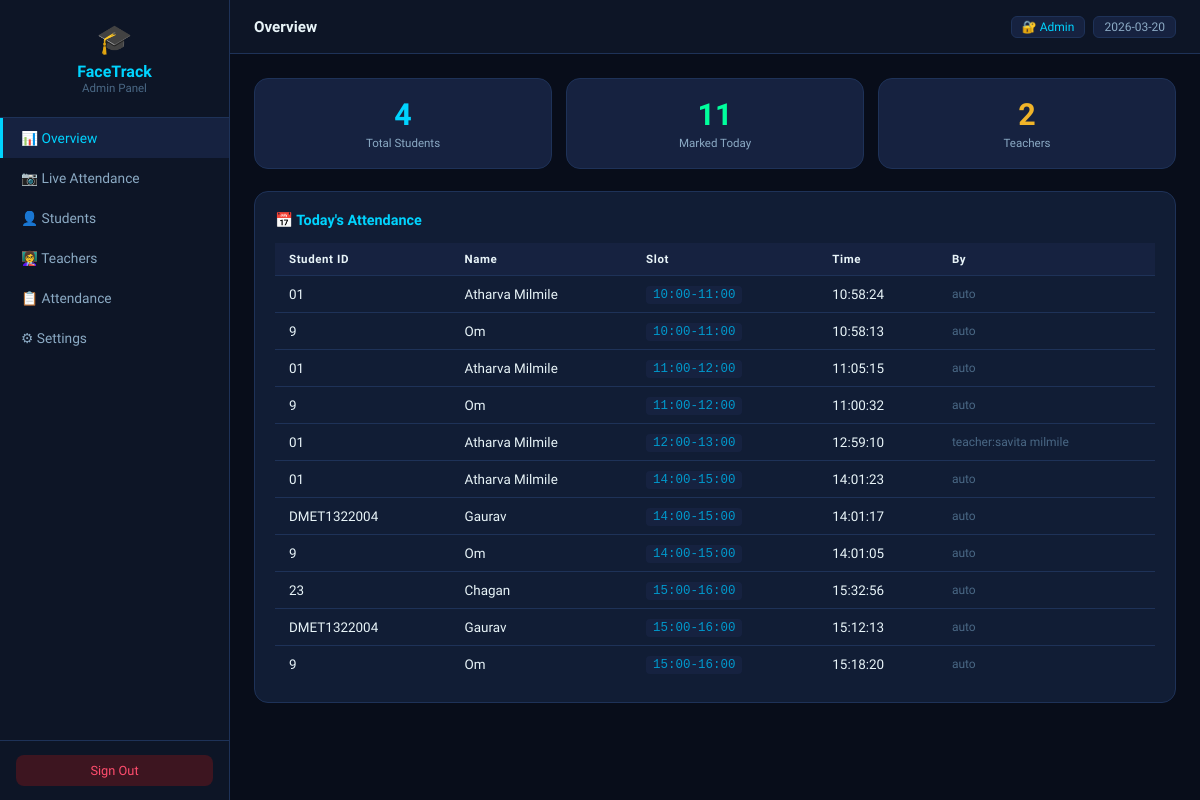
Before: /admin (signed in) with the older database file.
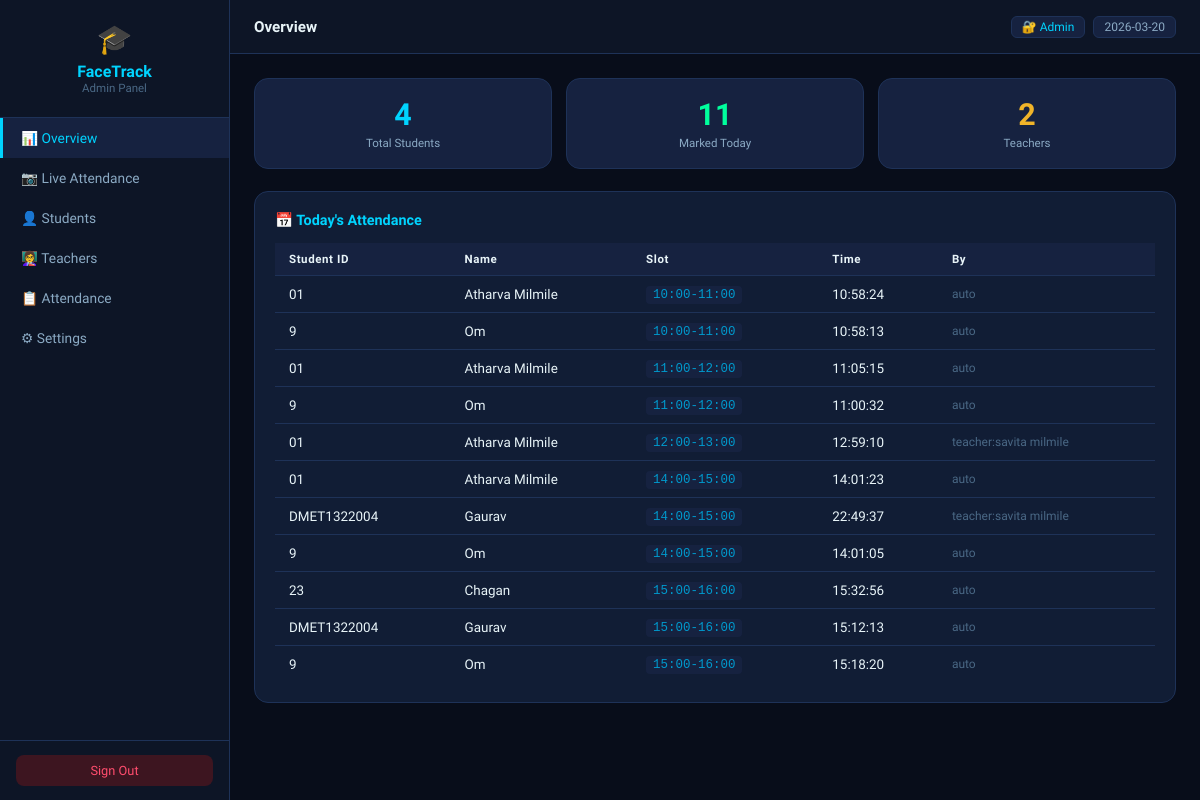
After: the same page with the newer database file.
### tables this page shows
CREATE TABLE attendance (
            id          INTEGER PRIMARY KEY AUTOINCREMENT,
            student_id  TEXT    NOT NULL,
            name        TEXT    NOT NULL,
            date        TEXT    NOT NULL,
            time        TEXT    NOT NULL,
            marked_at   TIMESTAMP DEFAULT CURRENT_TIMESTAMP, session TEXT NOT NULL DEFAULT 'Morning', status TEXT NOT NULL DEFAULT 'Present', slot TEXT NOT NULL DEFAULT '', marked_by TEXT DEFAULT 'auto',
            FOREIGN KEY (student_id) REFERENCES students(student_id)
        );

### app.py (the view)
@app.route("/admin")
@require_role("admin")
def admin_dashboard():
    today       = date.today().strftime("%Y-%m-%d")
    today_recs  = database.get_attendance_by_date(today)
    settings    = database.get_all_settings()
    return render_template("admin/dashboard.html",
        students        = database.get_all_students_info(),
        teachers        = database.get_all_teachers(),
        records         = database.get_all_attendance()[:200],
        today_records   = today_recs,
        today_count     = len(today_recs),
        total_students  = len(database.get_all_students_info()),
        total_teachers  = len(database.get_all_teachers()),
        slots           = database.get_slots(),
        classes         = database.get_all_classes(),
        settings        = settings,
        today           = today,
        camera_running  = camera_running,
    )

### app.py (called while the page is built)
def require_role(*roles):
    from functools import wraps
    def decorator(f):
        @wraps(f)
        def wrapped(*args, **kwargs):
            if "role" not in session or session["role"] not in roles:
                if request.headers.get("X-Requested-With") == "XMLHttpRequest" \
                   or request.is_json \
                   or request.method == "POST":
                    return jsonify({"ok": False, "msg": "Session expired. Please log in again."}), 401
                return redirect(url_for("login"))
            return f(*args, **kwargs)
        return wrapped
    return decorator

### database.py (called while the page is built)
def get_connection():
    os.makedirs("data", exist_ok=True)
    conn = sqlite3.connect(DB_PATH)
    conn.row_factory = sqlite3.Row
    return conn

def get_slots() -> list:
    s = get_all_settings()
    from datetime import datetime, timedelta
    fmt   = "%H:%M"
    cur   = datetime.strptime(s.get("day_start","09:00"), fmt)
    end   = datetime.strptime(s.get("day_end","17:00"), fmt)
    b_s   = datetime.strptime(s.get("break_start","13:00"), fmt)
    b_e   = datetime.strptime(s.get("break_end","14:00"), fmt)
    delta = timedelta(minutes=int(s.get("slot_duration","60")))
    slots = []
    while cur < end:
        nxt = min(cur + delta, end)
        if cur >= b_e or nxt <= b_s:
            slots.append({"label": f"{cur.strftime(fmt)}-{nxt.strftime(fmt)}",
                          "start": cur.strftime(fmt), "end": nxt.strftime(fmt)})
        cur = nxt
    return slots

def get_all_teachers():
    conn=get_connection();c=conn.cursor()
    c.execute("SELECT id,teacher_id,name,email,subject,class_assigned,created_at FROM teachers ORDER BY name")
    r=c.fetchall();conn.close();return [dict(x) for x in r]

def get_all_settings():
    conn=get_connection();c=conn.cursor()
    c.execute("SELECT key,value FROM settings")
    r=c.fetchall();conn.close();return {x["key"]:x["value"] for x in r}

def get_all_students_info():
    conn=get_connection();c=conn.cursor()
    c.execute("SELECT student_id,name,class_name,branch,dob,registered_at FROM students ORDER BY name")
    r=c.fetchall();conn.close();return [dict(x) for x in r]

def get_all_classes():
    conn=get_connection();c=conn.cursor()
    c.execute("SELECT DISTINCT class_name FROM students WHERE class_name!='' ORDER BY class_name")
    r=c.fetchall();conn.close();return [x["class_name"] for x in r]

### templates/admin/dashboard.html (shortened to what this page needs)
<!DOCTYPE html>
<html lang="en">
<head>
<link rel="stylesheet" href="/static/css/shared.css">
</head>
<body>
<div class="sidebar">
  <div class="sb-logo"><div class="icon">🎓</div><h2>FaceTrack</h2><p>Admin Panel</p></div>
  <nav>
    <div class="nav-item active" onclick="show('overview')">📊 Overview</div>
    <div class="nav-item" onclick="show('live')">📷 Live Attendance</div>
    <div class="nav-item" onclick="show('students')">👤 Students</div>
    <div class="nav-item" onclick="show('teachers')">👩‍🏫 Teachers</div>
    <div class="nav-item" onclick="show('attendance')">📋 Attendance</div>
    <div class="nav-item" onclick="show('settings')">⚙ Settings</div>
  </nav>
  <div class="sb-footer"><a href="/logout" class="logout-a">Sign Out</a></div>
</div>
<div class="main">
  <div class="topbar">
    <h1 id="sec-title">Overview</h1>
    <div style="display:flex;gap:8px">
      <span class="tbadge" style="color:var(--accent)">🔐 Admin</span>
      <span class="tbadge" style="color:var(--text2)">{{ today }}</span>
    </div>
  </div>
  <div class="content">
    <div class="sec active" id="s-overview">
      <div class="stats cols3">
        <div class="sc c-cyan"><div class="num" id="ov-students">{{ total_students }}</div><div class="lbl">Total Students</div></div>
        <div class="sc c-green"><div class="num" id="ov-today">{{ today_count }}</div><div class="lbl">Marked Today</div></div>
        <div class="sc c-amber"><div class="num" id="ov-teachers">{{ total_teachers }}</div><div class="lbl">Teachers</div></div>
      </div>
      <div class="card">
        <h3 style="color:var(--accent)">📅 Today's Attendance</h3>
        <div class="tbl-wrap"><table>
          <thead><tr><th>Student ID</th><th>Name</th><th>Slot</th><th>Time</th><th>By</th></tr></thead>
          <tbody id="ov-tbody">
            {% for r in today_records %}
            <tr><td>{{ r.student_id }}</td><td>{{ r.name }}</td>
              <td><span class="slot-code">{{ r.slot }}</span></td>
              <td>{{ r.time }}</td>
              <td style="color:var(--text3);font-size:.75rem">{{ r.marked_by }}</td></tr>
            {% else %}
            <tr><td colspan="5" style="text-align:center;color:var(--text3);padding:24px">No attendance yet today.</td></tr>
            {% endfor %}
          </tbody>
        </table></div>
      </div>
    </div>
  </div>
</div>
</body>
</html>

### static/css/shared.css (style rules this page uses)
*,*::before,*::after { box-sizing:border-box;margin:0;padding:0 }
:root { --bg:#080d1a;--surface:#0d1526;--glass:#111d35;--glass2:#162240; --border:#1e3258;--border2:#2a4a7f; --accent:#00d4ff;--accent2:#0099cc; --danger:#ff4d6d;--success:#00ff9d;--warning:#f0b429;--purple:#7c3aed; --text:#e8f4f8;--text2:#8baac4;--text3:#4a6885; }
body { font-family:'Sora',sans-serif;background:var(--bg);color:var(--text);display:flex;min-height:100vh; }
.sidebar { width:230px;background:var(--surface);border-right:1px solid var(--border); display:flex;flex-direction:column;flex-shrink:0;position:sticky;top:0;height:100vh;overflow-y:auto; }
.sb-logo { padding:22px 18px;border-bottom:1px solid var(--border);text-align:center; }
.sb-logo .icon { font-size:1.8rem; }
.sb-logo h2 { font-size:1rem;font-weight:700;margin-top:6px; }
.sb-logo p { font-size:.72rem;color:var(--text3); }
.nav-item { display:flex;align-items:center;gap:10px;padding:12px 18px;cursor:pointer; font-size:.86rem;color:var(--text2);border-left:3px solid transparent;transition:all .18s; }
.nav-item.active { background:var(--glass2);border-left-color:currentColor; }
.sb-footer { margin-top:auto;padding:14px 16px;border-top:1px solid var(--border); }
.logout-a { display:block;text-align:center;padding:8px;background:#3d1520; color:var(--danger);border-radius:8px;text-decoration:none;font-size:.8rem;transition:all .2s; }
.main { flex:1;overflow-y:auto;display:flex;flex-direction:column; }
.topbar { background:var(--surface);border-bottom:1px solid var(--border); padding:0 24px;height:54px;display:flex;align-items:center; justify-content:space-between;position:sticky;top:0;z-index:50;flex-shrink:0; }
.topbar h1 { font-size:.95rem;font-weight:600; }
.tbadge { background:var(--glass2);border:1px solid var(--border);border-radius:6px; padding:3px 10px;font-size:.75rem; }
.content { padding:24px;flex:1; }
.sec { display:none; }
.sec.active { display:block; }
.stats { display:grid;gap:14px;margin-bottom:22px; }
.stats.cols3 { grid-template-columns:repeat(3,1fr); }
.sc { background:var(--glass2);border:1px solid var(--border);border-radius:14px;padding:18px 20px;text-align:center; }
.sc .num { font-size:1.9rem;font-weight:700; }
.sc .lbl { font-size:.72rem;color:var(--text2);margin-top:4px; }
.c-cyan .num { color:var(--accent); }
.c-green .num { color:var(--success); }
.c-amber .num { color:var(--warning); }
.card { background:var(--glass);border:1px solid var(--border);border-radius:14px;padding:20px;margin-bottom:18px; }
.card h3 { font-size:.9rem;font-weight:600;margin-bottom:14px; }
.tbl-wrap { overflow-x:auto; }
table { width:100%;border-collapse:collapse; }
thead th { padding:9px 14px;text-align:left;font-size:.72rem;font-weight:600;letter-spacing:.05em; background:var(--glass2);border-bottom:1px solid var(--border); }
tbody tr { border-bottom:1px solid var(--border);transition:background .15s; }
tbody tr:last-child { border-bottom:none; }
tbody td { padding:10px 14px;font-size:.84rem; }
.slot-code { font-family:monospace;font-size:.78rem;background:var(--glass2); border-radius:4px;padding:2px 7px;color:var(--accent2); }

### templates/admin/dashboard.html (style rules this page uses)
.sb-logo h2 { color:var(--accent); }
.nav-item.active { color:var(--accent); }

Changed rows visible on the page:
changed attendance (number 7 of 11 on the later page): time "14:01:17" → "22:49:37"; marked_by "auto" → "teacher:savita milmile"
